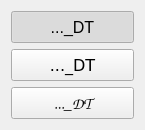
<ui version="4.0" >
 <class>TextStyleWidgetClass</class>
 <widget class="QWidget" name="TextStyleWidgetClass" >
  <property name="geometry" >
   <rect>
    <x>0</x>
    <y>0</y>
    <width>145</width>
    <height>130</height>
   </rect>
  </property>
  <layout class="QVBoxLayout" name="verticalLayout" >
   <item>
    <widget class="QToolButton" name="textStyleButton1" >
     <property name="sizePolicy" >
      <sizepolicy vsizetype="Preferred" hsizetype="Preferred" >
       <horstretch>0</horstretch>
       <verstretch>0</verstretch>
      </sizepolicy>
     </property>
     <property name="minimumSize" >
      <size>
       <width>100</width>
       <height>20</height>
      </size>
     </property>
     <property name="font" >
      <font>
       <family>Arial</family>
       <pointsize>12</pointsize>
       <weight>50</weight>
       <italic>false</italic>
       <bold>false</bold>
       <underline>false</underline>
       <strikeout>false</strikeout>
      </font>
     </property>
     <property name="accessibleName" >
      <string>rectButton</string>
     </property>
     <property name="text" >
      <string>..._DT</string>
     </property>
     <property name="checkable" >
      <bool>true</bool>
     </property>
     <property name="checked" >
      <bool>true</bool>
     </property>
     <property name="autoExclusive" >
      <bool>true</bool>
     </property>
     <property name="autoRaise" >
      <bool>false</bool>
     </property>
    </widget>
   </item>
   <item>
    <widget class="QToolButton" name="textStyleButton2" >
     <property name="sizePolicy" >
      <sizepolicy vsizetype="Preferred" hsizetype="Preferred" >
       <horstretch>0</horstretch>
       <verstretch>0</verstretch>
      </sizepolicy>
     </property>
     <property name="minimumSize" >
      <size>
       <width>100</width>
       <height>20</height>
      </size>
     </property>
     <property name="font" >
      <font>
       <family>Verdana</family>
       <pointsize>12</pointsize>
       <weight>50</weight>
       <italic>false</italic>
       <bold>false</bold>
       <underline>false</underline>
       <strikeout>false</strikeout>
      </font>
     </property>
     <property name="accessibleName" >
      <string>rectButton</string>
     </property>
     <property name="text" >
      <string>..._DT</string>
     </property>
     <property name="checkable" >
      <bool>true</bool>
     </property>
     <property name="autoExclusive" >
      <bool>true</bool>
     </property>
     <property name="autoRaise" >
      <bool>false</bool>
     </property>
    </widget>
   </item>
   <item>
    <widget class="QToolButton" name="textStyleButton3" >
     <property name="sizePolicy" >
      <sizepolicy vsizetype="Preferred" hsizetype="Preferred" >
       <horstretch>0</horstretch>
       <verstretch>0</verstretch>
      </sizepolicy>
     </property>
     <property name="minimumSize" >
      <size>
       <width>100</width>
       <height>20</height>
      </size>
     </property>
     <property name="font" >
      <font>
       <family>Comic Sans MS</family>
       <pointsize>12</pointsize>
       <weight>50</weight>
       <italic>false</italic>
       <bold>false</bold>
       <underline>false</underline>
       <strikeout>false</strikeout>
      </font>
     </property>
     <property name="accessibleName" >
      <string>rectButton</string>
     </property>
     <property name="text" >
      <string>..._DT</string>
     </property>
     <property name="checkable" >
      <bool>true</bool>
     </property>
     <property name="autoExclusive" >
      <bool>true</bool>
     </property>
     <property name="autoRaise" >
      <bool>false</bool>
     </property>
    </widget>
   </item>
  </layout>
 </widget>
 <layoutdefault spacing="6" margin="11" />
 <resources/>
 <connections/>
</ui>
